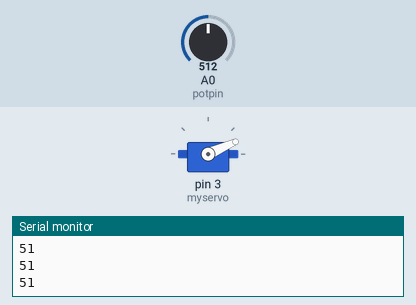
Recording of a sketch running on a simulated Arduino Uno, built with avr-gcc and run on an emulated ATmega328P. On the bench: servo, the last lines printed to the serial monitor. The inputs (shaded band) are chosen by the test bench; at power-on: A0 (potpin) = 512.

Above: at 1.2 s.
1.3 s: A0 (potpin) set to 716
At 2.11 s:
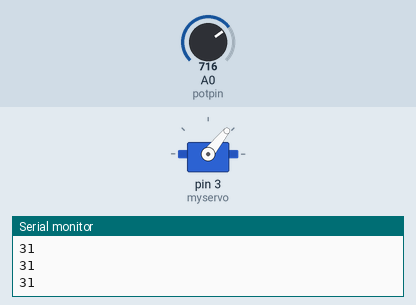
4.3 s: A0 (potpin) set to 900
At 4.61 s:
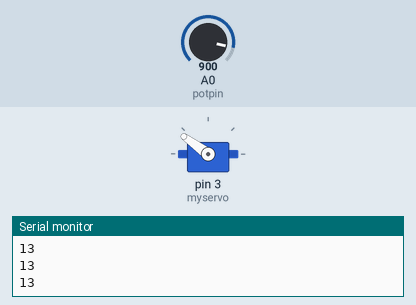
7.3 s: A0 (potpin) set to 306
10.3 s: A0 (potpin) set to 0
At 10.45 s:
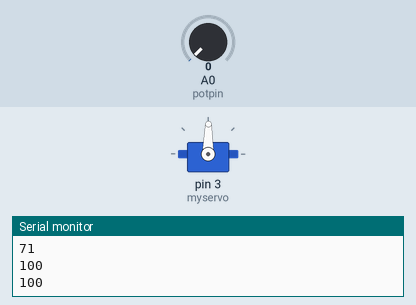
Timing chart, 0 to 14.3 s (numbered marks = the images above; inputs shaded):
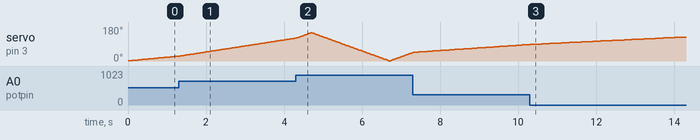

The sketch:

L7_Servo_Speed.ino
```cpp
// Controlling a servo position using a potentiometer (variable resistor)
// by Michal Rinott <http://people.interaction-ivrea.it/m.rinott>

#include <Servo.h>

Servo myservo;              // create servo object to control a servo

int potpin = A0;            // analog pin used to connect the potentiometer
int val;                    // variable to read the value from the analog pin

int pos     = 1;
int offset  = 1;
int speed   = 0;


void setup()
{
    Serial.begin(9600);
    myservo.attach(3);      // attaches the servo on pin 9 to the servo object
}


void loop()
{

    val = analogRead(potpin);            // reads the value of the potentiometer (value between 0 and 1023)

    speed = map(val, 0, 1023, 100, 1);
    Serial.println(speed);

    myservo.write(pos);

    if(pos == 150 || pos == 0)
    {
        offset = 0-offset;
    }

    pos += offset;
    delay(speed);

}
```
